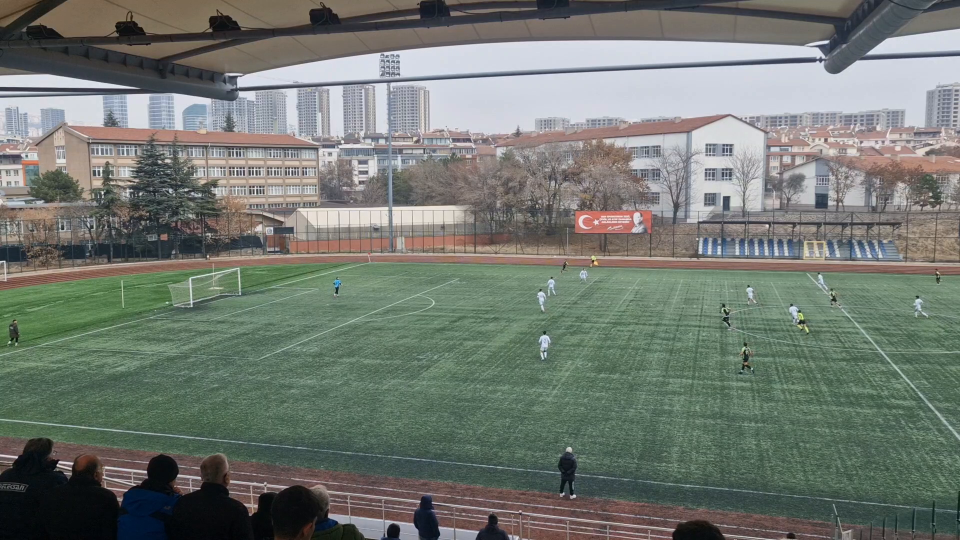
#> input picture frame 6 of homography-analysis-master/video_left.mp4, 1920 x 1080 px (shown at 1/2 size)
$ python visualizeBBoxMerged.py
#> lines starting #> are read from the running program, lines starting #| are printed output that depends on the picture; after the words box and inside, x2 and y2 are one past the last pixel; in counts of white or black regions, pixels touching at a corner belong together
import cv2
import numpy as np
import json
import os

# File paths
JSON_FILE = "modified_tracking_data.json"
VIDEO_LEFT = "video_left.mp4"
VIDEO_RIGHT = "video_left.mp4"
HOMOGRAPHY_MATRIX_LEFT = "al2_homography_matrix.txt"
HOMOGRAPHY_MATRIX_RIGHT = "al2_homography_matrix.txt"
OUTPUT_VIDEO_FILE = "transformed_side_by_side_output.mp4"

def draw_objects_as_dots_with_ids(frame, objects, homography_matrix):
    """
    Draw the middle-bottom points of bounding boxes as dots with their IDs on the transformed frame.
    """
    for obj in objects:
        track_id = obj.get("track_id")
        bbox = obj.get("bbox")  # Bounding box: [x_min, y_min, x_max, y_max]

        # Calculate the middle-bottom point of the bounding box
        middle_bottom = [(bbox[0] + bbox[2]) / 2, bbox[3]]  # (middle of bottom edge)

        # Convert middle-bottom to a numpy array
        bottom_point = np.array([[middle_bottom]], dtype=np.float32)

        # Transform the middle-bottom point using the homography matrix
        transformed_bottom = cv2.perspectiveTransform(bottom_point, homography_matrix)

        # Draw the transformed middle-bottom point as a dot
        transformed_bottom = tuple(transformed_bottom[0][0].astype(int))
        cv2.circle(frame, transformed_bottom, 5, (0, 0, 255), -1)  # Red dot

        # Draw the ID near the dot
        cv2.putText(frame, f"ID: {track_id}", (transformed_bottom[0] + 10, transformed_bottom[1] - 10),
                    cv2.FONT_HERSHEY_SIMPLEX, 0.5, (255, 255, 255), 1)

    return frame


def process_frame(cap, homography_matrix, frame_width, frame_height, frame_index, data):
    """
    Process a single frame, transform it using the homography matrix, and annotate objects.
    """
    ret, frame = cap.read()
    if not ret:
        return None

    # Transform the frame
    transformed_frame = cv2.warpPerspective(frame, homography_matrix, (frame_width, frame_height))

    # Get objects for the current frame
    frame_data = next((item for item in data if item["frame_index"] == frame_index), None)
    if frame_data:
        objects = frame_data.get("objects", [])
        transformed_frame = draw_objects_as_dots_with_ids(transformed_frame, objects, homography_matrix)

    return transformed_frame

def main():
    # Check if files exist
    if not os.path.exists(JSON_FILE):
        print(f"Error: JSON file '{JSON_FILE}' not found.")
        return
    if not os.path.exists(VIDEO_LEFT):
        print(f"Error: Video file '{VIDEO_LEFT}' not found.")
        return
    if not os.path.exists(VIDEO_RIGHT):
        print(f"Error: Video file '{VIDEO_RIGHT}' not found.")
        return
    if not os.path.exists(HOMOGRAPHY_MATRIX_LEFT) or not os.path.exists(HOMOGRAPHY_MATRIX_RIGHT):
        print("Error: One or both homography matrix files not found.")
        return

    # Load JSON data
    with open(JSON_FILE, "r") as f:
#> (reads homography-analysis-master/modified_tracking_data.json from the repository)
        data = json.load(f)

    # Load homography matrices
    homography_matrix_left = np.loadtxt(HOMOGRAPHY_MATRIX_LEFT, delimiter=' ')
    homography_matrix_right = np.loadtxt(HOMOGRAPHY_MATRIX_RIGHT, delimiter=' ')

    # Open video files
    cap_left = cv2.VideoCapture(VIDEO_LEFT)
    cap_right = cv2.VideoCapture(VIDEO_RIGHT)
    if not cap_left.isOpened() or not cap_right.isOpened():
        print("Error: Cannot open one or both video files.")
        return

    # Get video properties
    frame_width = 400  # Transformed frame width for each camera
    frame_height = 300  # Transformed frame height for each camera
    fps = int(cap_left.get(cv2.CAP_PROP_FPS))
    total_frames = int(min(cap_left.get(cv2.CAP_PROP_FRAME_COUNT), cap_right.get(cv2.CAP_PROP_FRAME_COUNT)))

    # Define the codec and create VideoWriter object
    fourcc = cv2.VideoWriter_fourcc(*"mp4v")
    out = cv2.VideoWriter(OUTPUT_VIDEO_FILE, fourcc, fps, (frame_width * 2, frame_height))

    frame_index = 0
    while frame_index < total_frames:
        print(f"Processing frame {frame_index + 1}/{total_frames}...", end="\r")

        # Process frames for both cameras
        frame_left = process_frame(cap_left, homography_matrix_left, frame_width, frame_height, frame_index, data)
        frame_right = process_frame(cap_right, homography_matrix_right, frame_width, frame_height, frame_index, data)

        if frame_left is None or frame_right is None:
            break

        # Adjoin frames side by side
        combined_frame = np.hstack((frame_left, frame_right))

        # Write the combined frame to the output video
        out.write(combined_frame)

        frame_index += 1
#> this loop made 31 passes
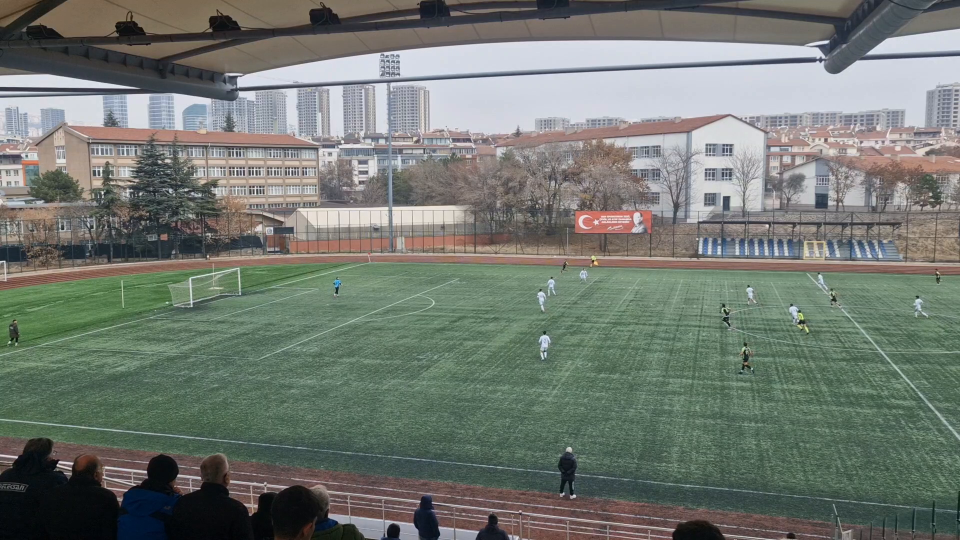
#> input picture frame 6 of homography-analysis-master/video_left.mp4, 1920 x 1080 px (shown at 1/2 size)
#> pass 1, in process_frame, `transformed_frame = cv2.warpPerspective(frame, homography_matrix, (fra..`:
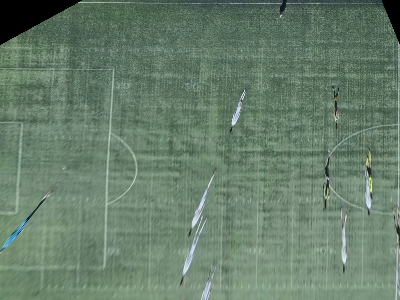
#> transformed_frame: shape (300, 400, 3); mean B, G, R 107, 126.6, 103.2
#> pass 1, in process_frame, `transformed_frame = draw_objects_as_dots_with_ids(transformed_frame, o..`:
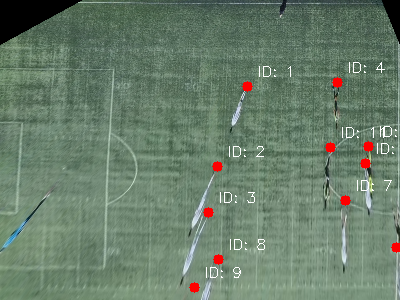
#> transformed_frame: shape (300, 400, 3); 1.29% of pixels changed, all inside (x1, y1, x2, y2) = (189, 62, 400, 293)
#> pass 1, in main, `combined_frame = np.hstack((frame_left, frame_right))`:
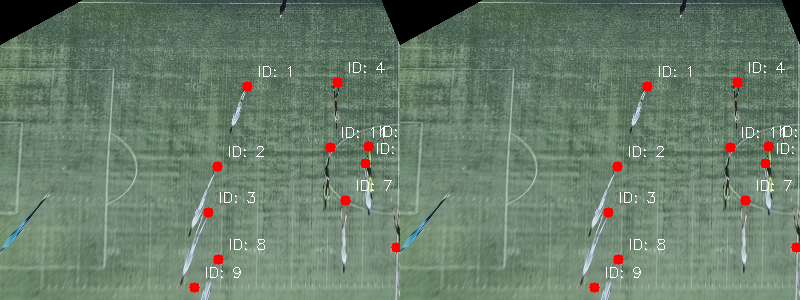
#> combined_frame: shape (300, 800, 3); mean B, G, R 107, 126.3, 105.1
#> after the loop:
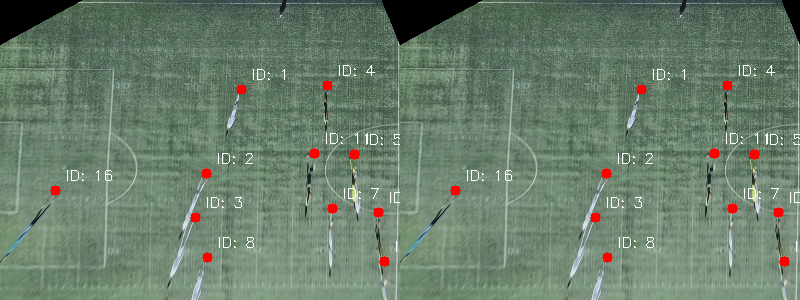
#> combined_frame: shape (300, 800, 3); mean B, G, R 107.6, 127, 105.8
#> after the loop, frame_index = 30

    # Release resources
    cap_left.release()
    cap_right.release()
    out.release()
    print("\nProcessing complete. Output saved as", OUTPUT_VIDEO_FILE)

if __name__ == "__main__":
    main()
